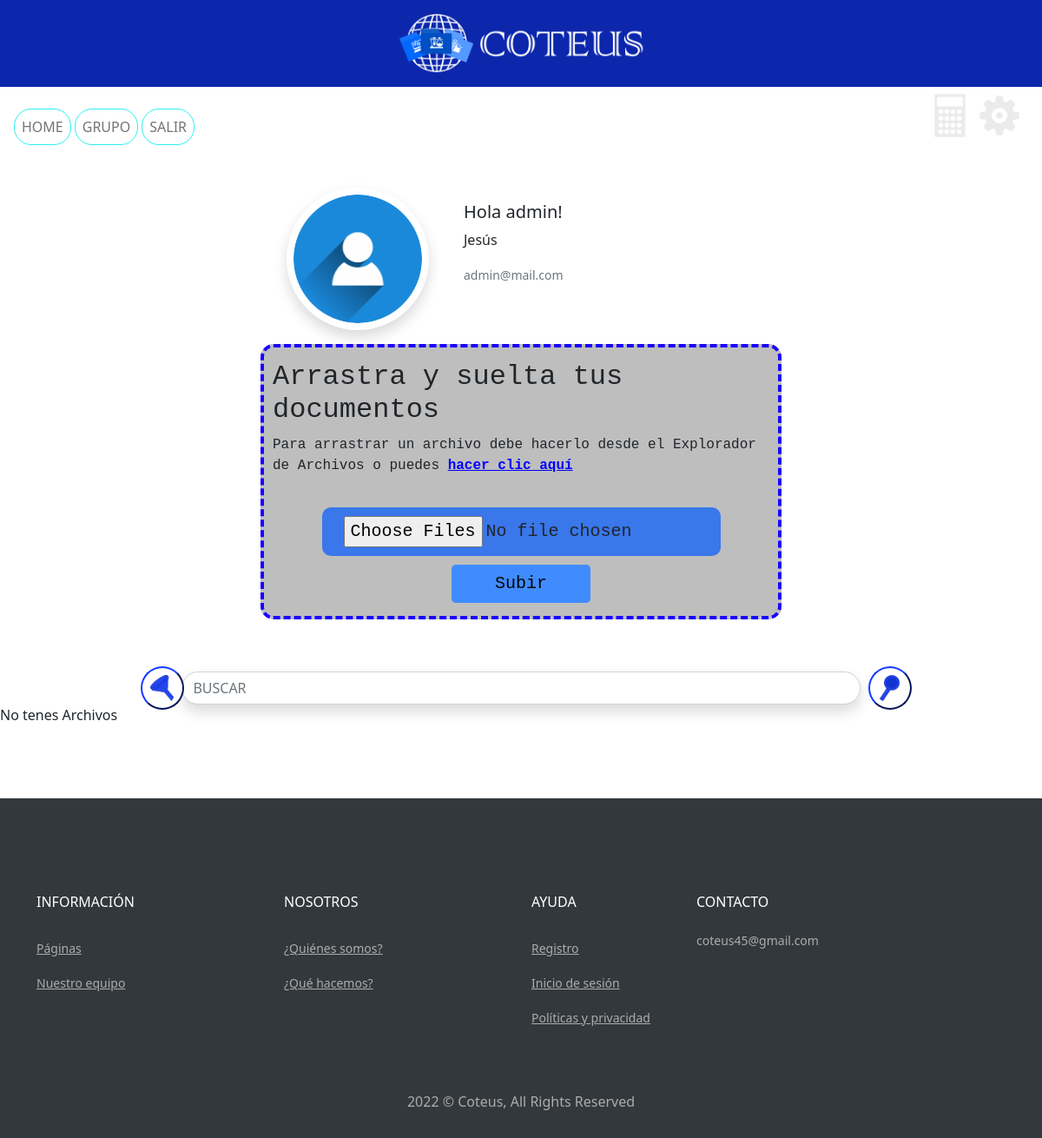
The page /Home (signed in) on the database as committed earlier.
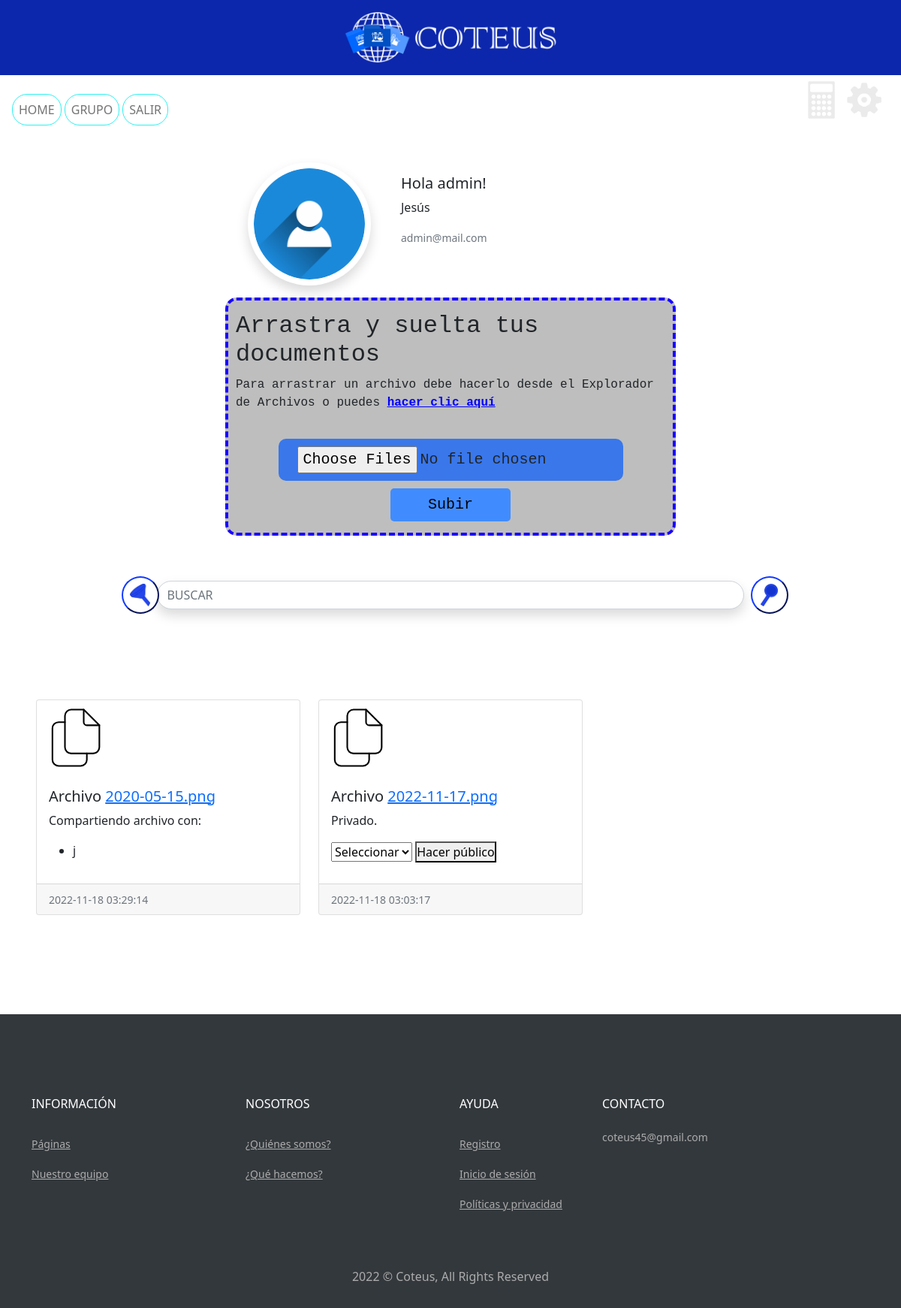
The same page on the database as committed later.
### tables this page shows
CREATE TABLE `employees_t` (
  `id_employee` int(11) NOT NULL,
  `name` varchar(20) NOT NULL,
  `surname` varchar(20) DEFAULT NULL,
  `username` varchar(20) NOT NULL,
  `password` varchar(60) NOT NULL,
  `email` varchar(100) NOT NULL,
  `telephone` int(10) DEFAULT NULL,
  `cuil` int(11) DEFAULT NULL,
  `id_calculator` int(11) DEFAULT NULL
);

CREATE TABLE `files_t` (
  `id_file` int(11) NOT NULL,
  `name` varchar(40) NOT NULL,
  `last_modification` datetime NOT NULL DEFAULT current_timestamp()
);

### datos/datos.php (called while the page is built, shortened)
<?php
class datos{
  public static function get_employee($key, $value){
    require("../database/database.php");
    $stmt = $conexion->prepare("SELECT * FROM `employees_t` WHERE `$key` = '$value'");
    $stmt->execute();
    $record = $stmt->fetch(PDO::FETCH_ASSOC);
    return $record;
  }
  public static function get_groups_of_file($file){
    require "../database/database.php";
    $query = "
      SELECT
        `groups_t`.`name` AS 'group_name'
      FROM `files_encapsulation_t`
        INNER JOIN `files_t`
          ON `files_encapsulation_t`.`id_file` = `files_t`.`id_file`
        INNER JOIN `groups_t`
          ON `files_encapsulation_t`.`id_group` = `groups_t`.`id_group`
      WHERE `files_t`.`id_file` = $file->id_file AND `files_encapsulation_t`.`id_employee` IS NOT NULL;
      ";
    $stmt = $conexion->prepare($query);
    $stmt->execute();
    return $stmt->fetchAll(PDO::FETCH_ASSOC);
  }
  public static function get_groups_of_file_without_sharing($employee, $file){
    require "../database/database.php";
    $employee_groups = datos::get_groups($employee->id_employee);
    $groups_ids_array = [];
    foreach ($employee_groups as $employee_group) {
      $groups_ids_array[] = $employee_group->id_group;
    }
    $query = "
      SELECT
        `groups_t`.`id_group`
      FROM `files_encapsulation_t`
        INNER JOIN `files_t`
          ON `files_encapsulation_t`.`id_file` = `files_t`.`id_file`
        INNER JOIN `groups_t`
          ON `files_encapsulation_t`.`id_group` = `groups_t`.`id_group`
      WHERE
        `files_t`.`id_file` = $file->id_file AND
        `files_encapsulation_t`.`id_group` IS NOT NULL;
    ";
    $stmt = $conexion->prepare($query);
    $stmt->execute();
    $groups_sharing_records = $stmt->fetchAll(PDO::FETCH_ASSOC);
    $shared_groups_ids_array = [];
    foreach ($groups_sharing_records as $group_sharing_record) {
      $shared_groups_ids_array[] = $group_sharing_record['id_group'];
    }
    $ids_de_grupos_no_compartiendo = [];
    if(count($shared_groups_ids_array) > 0){
      foreach ($groups_ids_array as $id) {
        if (!in_array($id, $shared_groups_ids_array)) {
          $ids_de_grupos_no_compartiendo[] = $id;
        }
      }
    } else $ids_de_grupos_no_compartiendo = $groups_ids_array;
    $query = "
      SELECT
        *
      FROM `groups_t`
      WHERE
    ";
    if(count($ids_de_grupos_no_compartiendo) > 0){
      foreach ($ids_de_grupos_no_compartiendo as $key => $id) {
        $query .= "`groups_t`.`id_group` = $id";
      }
    } else $query .= "0";
    $stmt = $conexion->prepare($query);
    $stmt->execute();
    $records = $stmt->fetchAll(PDO::FETCH_ASSOC);
    return $records;
  }
  public static function get_files_employee($employee, $Search){
    require "../database/database.php";
    $query = "
      SELECT
        `files_t`.`id_file`,
        `files_t`.`name`,
        `files_t`.`last_modification`
      FROM `files_encapsulation_t`
        INNER JOIN `files_t`
          ON `files_encapsulation_t`.`id_file` = `files_t`.`id_file`
        INNER JOIN `employees_t`
          ON `files_encapsulation_t`.`id_employee` = `employees_t`.`id_employee`
        WHERE `employees_t`.`id_employee` = $employee->id_employee AND files_t.name LIKE '%$Search%' GROUP BY `files_t`.`name`;
      ";
    $stmt = $conexion->prepare($query);
    $stmt->execute();
    return $stmt->fetchAll(PDO::FETCH_ASSOC);
  }
  public static function get_groups($user_id){
    require '../database/database.php';
    $query="
      SELECT
        `groups_t`.`id_group`,
        `groups_t`.`id_admin`,
        `groups_t`.`name`,
        `groups_t`.`description`,
        `groups_t`.`date_created`,
        `groups_t`.`key`
      FROM `groups_t`
        INNER JOIN `members_t`
          ON `groups_t`.`id_group` = `members_t`.`id_group`
        INNER JOIN `employees_t`
          ON `employees_t`.`id_employee` = `members_t`.`id_employee`
      WHERE `employees_t`.`id_employee` = :id_employee
      ORDER BY `groups_t`.`id_group` DESC
    ";
    $stmt = $conexion->prepare($query);
    $stmt->bindParam(':id_employee', $user_id);
    $stmt->execute();
    $resp = $stmt->fetchAll(PDO::FETCH_OBJ);
    return $resp;
  }
}

### class/employee.php (called while the page is built, shortened)
<?php
class employee{
  public static function record_to_object($employee_record){
    $employee = new employee();
    foreach ($employee_record as $key => $value) {
      $employee->$key = $employee_record[$key];
    }
    return $employee;
  }
  public static function get_by_id($id){
    require_once "../datos/datos.php";
    $employee = datos::get_employee('id_employee', $id);
    $result = ($employee) ? $employee : null;
    return $result;
  }
  public function get_files($Search){
    require_once "../datos/datos.php";
    $files = datos::get_files_employee($this, $Search);
    return $files;
  }
}

### class/files.php (called while the page is built, shortened)
<?php
class files{
  public function __construct($file_record){
    $this->id_file = $file_record['id_file'];
    $this->name = $file_record['name'];
    $this->last_modification = $file_record['last_modification'];
  }
  public function get_groups() {
    require_once "../datos/datos.php";
    $group_names = [];
    $group_names_records = datos::get_groups_of_file($this);
    foreach ($group_names_records as $group_name_record) {
      $group_names[] = $group_name_record['group_name'];
    }
    return $group_names;
  }
  public function get_groups_without_sharing($employee) {
    require_once "../datos/datos.php";
    $group_records = datos::get_groups_of_file_without_sharing($employee, $this);
    return $group_records;
  }
}

### Home/index.php (the view, shortened to what this page needs)
<?php
  require_once "../class/employee.php";
  require_once "../class/files.php";
  $employee_record = employee::get_by_id($_SESSION['user_id']);
  $employee = employee::record_to_object($employee_record);
  $Search="";
  $file_records = $employee->get_files($Search);
  $files = [];
  foreach ($file_records as $key => $file_record) {
    $files[$key] = new files($file_record);
  }
  $folder = "../files_users/$employee->username/";
?>
<!DOCTYPE html>
<html lang="es">
  <head>
    <link rel="stylesheet" href="styles/main.css">
    <link href="https://cdn.jsdelivr.net/npm/bootstrap@5.0.2/dist/css/bootstrap.min.css" rel="stylesheet" />
    <?php include "../partials/linkCSS.php"; ?>
  </head>
  <body>
    <div class="header">
      <?php include "../partials/HTML/header/header.php"; ?>
    </div>
    <div class="pages">
      <?php include "../partials/HTML/nav/nav.php"; ?>
    </div>
    <div class="d-flex justify-content-center">
      <div class="mb-3 mt-4" style="max-width: 540px">
        <div class="row">
          <div class="col-md-4">
            <img src="../img/users/ProfilePhoto.png" class="img-fluid img-card1 rounded-pill shadow p-2 bg-body" id="user-photo" />
          </div>
          <div class="col-md-8">
            <div class="card-body">
              <h5 class="card-title">
                <?= "Hola " . $employee_record['name']; ?>!
              </h5>
              <p class="card-text">
                <?= $employee_record['username'] ?>
              </p>
              <p class="card-text">
                <small class="text-muted"> <?= $employee_record['email']; ?></small>
              </p>
            </div>
          </div>
        </div>
      </div>
    </div>
    <div class="functions">
    </div>
    <div class="container">
      <link rel="stylesheet" type="text/css" href="../partials/HTML/seeker/seeker.css">
        <button class="filterbutton">
          <img class="FiltroIcon" src="../img/seeker/Filtro_Icon.svg">
        </button>
      <form class="d-flex" id="SF" method="post" action="index.php">
        <input
          name="SearchFiles"
          class="form-control rounded-pill shadow rounded"
          type="search"
          placeholder="BUSCAR"
          aria-label="Search"
          id="seeker"
        />
        <button class="searchbutton" type="submit">
          <img class="LupaIcon" src="../img/seeker/Lupa_Icon.svg">
        </button>
      </form>
    </div>
    <?php if(count($files) > 0): ?>
      <div class="row row-cols-1 row-cols-md-3 g-4 mt-5 p-5">
        <?php foreach($files as $key => $file):
          $path = $folder . $file->name;
        ?>
          <div class="col" id="cf">
            <div class="card h-100">
              <div class="card-img-top icon-card">
              </div>
              <div class="card-body">
                <h5 class="card-title">
                  <?= "Archivo <a href='$path' target='_blank'> " . $file->name . " </a> "; ?>
                </h5>
                <?php if(count($file->get_groups()) > 0): ?>
                  <p class="card-text">
                    Compartiendo archivo con:
                    <ul>
                      <?php foreach ($file->get_groups() as $key => $group_name): ?>
                        <li> <?= $group_name ?> </li>
                      <?php endforeach; ?>
                    </ul>
                  </p>
                <?php else: ?>
                  <div>
                    <p> Privado. </p>
                  </div>
                <?php endif; ?>
                <?php if(count($file->get_groups_without_sharing($employee)) > 0): ?>
                  <form action="<?= $_SERVER['PHP_SELF'] ?>" method="post">
                    <select name="id_group">
                      <option value="-1">Seleccionar</option>
                    </select>
                    <button type="submit" name="submit" value="<?= $file->id_file ?>">
                      Hacer público
                    </button>
                  </form>
                <?php endif; ?>
              </div>
              <div class="card-footer">
                <small class="text-muted">
                  <?= $file->last_modification ?>
                </small>
              </div>
            </div>
          </div>
        <?php endforeach; ?>
      </div>
    <?php else:?>
      <p> No tenes Archivos </p>
    <?php endif; ?>
    <?php include "../partials/HTML/footer/footer.php"; ?>
  </body>
</html>

### partials/linkCSS.php
<link rel="stylesheet" type="text/css" href="../partials/general/main.css"/>
<link rel="stylesheet" type="text/css" href="styles/main.css"/>

### partials/HTML/header/header.php
<div>
	<link rel="stylesheet" type="text/css" href="../partials/HTML/header/style.css">
	<header class="header">
		<center><img class="CLogo" src="../img/COTEUS_Logo_Blanco.svg"></center>
	</header>
</div>

### partials/HTML/nav/nav.php (shortened to what this page needs)
<nav
      class="navbar navbar-expand-lg navbar-light d-flex justify-content-center">
    <link rel="stylesheet" type="text/css" href="C:/xampp/htdocs/COTEUS/partials/HTML/nav/nav.css">
      <div class="container-fluid">
        <div class="collapse navbar-collapse" id="navbarNav">
          <ul class="navbar-nav">
            <li class="nav-item">
              <a class="nav-link" href="../Home/" id="navtext">HOME</a>
            </li>
            <li class="nav-item">
              <a class="nav-link" href="../Grupo/" id="navtext">GRUPO</a>
            </li>
            <li class="nav-item">
              <a class="nav-link" href="../partials/logout.php" id="navtext">SALIR</a>
            </li>
          </ul>
        </div>
      </div>
    <div class="BarraHerramientas">
		    <a class="ClcIcon" href="javascript:" onclick="Calculator()">
        <img class="toolICON" src="../img/tools_bar/Calculadora_Icon.svg"></a>
		    <a class="ConfIcon" href="../Configuracion/">
        <img class="toolICON" id="Gear" src="../img/tools_bar/Configuracion_Icon.svg"></a>
        <a><img src="../img/tools_bar/null.svg"></a>
  <link rel="stylesheet" type="text/css" href="../partials/HTML/nav/Calculadora.css">
	</div>
</nav>

### partials/HTML/footer/footer.php (shortened to what this page needs)
<footer class="footer">
  <link rel="stylesheet" type="text/css" href="../partials/HTML/footer/footer.css">
    <div class="container">
      <div class="row">
        <div class="col-lg-3">
          <div class="">
            <h6 class="text-uppercase text-white">Información</h6>
            <ul class="list-unstyled footer-link mt-4">
              <li><a href="">Páginas</a></li>
              <li><a href="">Nuestro equipo</a></li>
            </ul>
          </div>
        </div>
        <div class="col-lg-3">
          <div class="">
            <h6 class="text-uppercase text-white">Nosotros</h6>
            <ul class="list-unstyled footer-link mt-4">
              <li><a href="">¿Quiénes somos?</a></li>
              <li><a href="">¿Qué hacemos?</a></li>
            </ul>
          </div>
        </div>
        <div class="col-lg-2">
          <div class="">
            <h6 class="text-uppercase text-white">Ayuda</h6>
            <ul class="list-unstyled footer-link mt-4">
              <li><a href="">Registro</a></li>
              <li><a href="">Inicio de sesión</a></li>
              <li><a href="">Políticas y privacidad</a></li>
            </ul>
          </div>
        </div>
        <div class="col-lg-4">
          <div class="">
            <h6 class="text-uppercase text-white">Contacto</h6>
            <p class="contact-info">coteus45@gmail.com</p>
          </div>
        </div>
      </div>
    </div>
    <div class="text-center mt-5">
      <p class="footer-alt mb-0 f-14">2022 © Coteus, All Rights Reserved</p>
    </div>
  </footer>

### partials/general/main.css (style rules this page uses)
.functions { display: flex; flex-direction: column; align-items: center; flex-wrap: nowrap; }

### partials/HTML/header/style.css (style rules this page uses)
* { margin: 0; padding: 0; box-sizing: border-box; }
.header { background-color: #0C27AC; height: 100px; }
.CLogo { margin-top: 15px; height: 70px; }

### partials/upload_files/upload_files.css (style rules this page uses)
.upload-files-container { display: flex; flex-direction: column; align-items: center; justify-content: center; gap: 20px; }
.upload-files { display: flex; align-items: center; justify-content: center; flex-direction: column; border: 4px dashed rgb(25, 0, 255); background-color: rgb(190, 190, 190); padding: 15px 10px; border-radius: 15px; width: 600px; font-family: 'Inconsolata', monospace; }
.upload-files__link { color: blue; font-weight: bold; text-decoration: underline; cursor: pointer; }
.upload-files__btn-files { padding: 10px 25px; font-size: 20px; border: 0; border-radius: 10px; outline: 0; background-color: #3977eb; cursor: pointer; margin-top: 20px; margin-bottom: 10px; }
.upload-files-container__btn-send { background-color: #408cff; outline: none; border-radius: 5px; border: 0; padding: 7px 50px; font-size: 20px; cursor: pointer; }

### partials/HTML/seeker/seeker.css (style rules this page uses)
.container { margin-top: 5%; position: relative; }
#seeker { width: 70%; margin-left: auto; margin-right: auto; }
.filterbutton { border-color: #0c27ac; background-color: white; border-radius: 30px; width: 50px; height: 50px; position: absolute; margin-top: -0.5%; margin-left: 10.5%; }
.searchbutton { border-color: #0c27ac; background-color: white; border-radius: 30px; width: 50px; height: 50px; position: absolute; margin-top: -0.5%; margin-left: 84%; }
.FiltroIcon { width: 60%; pointer-events: none; }
.LupaIcon { width: 50%; pointer-events: none; }

### partials/HTML/footer/footer.css (style rules this page uses)
.footer { margin-top: 7%; background-color: #33383c; padding: 50px 0 30px; }
.footer-link a { color: #acacac; line-height: 40px; font-size: 14px; transition: all 0.5s; }
.contact-info { color: #acacac; font-size: 14px; }
.footer-alt { color: #acacac; }

### partials/HTML/nav/nav.css (style rules this page uses)
.nav-item { border: solid 1px #2BF1F2; border-radius: 20px; margin-left: 2%; }
.nav-item { background-color: white; }
.toolICON { height: 50px; margin-right: 10px; }

Rows that differ between the two databases and show on the page:
added files_t: name "2020-05-15.png", group_name "j", last_modification "2022-11-18 03:29:14"
added files_t: name "2022-11-17.png", shows "Privado.", $file->id_file 11 (drawn), last_modification "2022-11-18 03:03:17"
Other text that changed with them:
text no longer shown: "No tenes Archivos"
